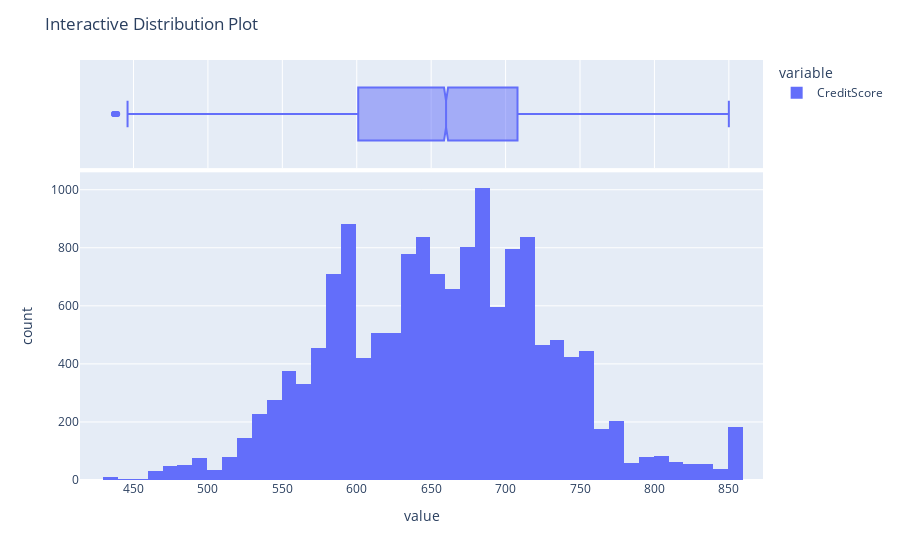

The cell this chart's notebook holds for it:
### Code cell
import plotly.express as px
import numpy as np


fig = px.histogram(data["CreditScore"], nbins=50, marginal="box", opacity=1)
fig.update_layout(title="Interactive Distribution Plot")
fig.show()

### Figure 1 — Plotly figure (JSON) as saved in the notebook; plotly's stock layout.template omitted (floating-point values rounded to 4 significant figures; data arrays with more than 128 entries replaced by an {"elided": "..."} marker saying what was removed)
{"data": [{"bingroup": "x", "hovertemplate": "variable=CreditScore<br>value=%{x}<br>count=%{y}<extra></extra>", "legendgroup": "CreditScore", "marker": {"color": "#636efa", "opacity": 1, "pattern": {"shape": ""}}, "name": "CreditScore", "nbinsx": 50, "orientation": "v", "showlegend": true, "type": "histogram", "x": {"elided": "15000 float values"}, "xaxis": "x", "yaxis": "y"}, {"hovertemplate": "variable=CreditScore<br>value=%{x}<extra></extra>", "legendgroup": "CreditScore", "marker": {"color": "#636efa"}, "name": "CreditScore", "notched": true, "showlegend": false, "type": "box", "x": {"elided": "15000 float values"}, "xaxis": "x2", "yaxis": "y2"}], "layout": {"barmode": "relative", "legend": {"title": {"text": "variable"}, "tracegroupgap": 0}, "margin": {"t": 60}, "title": {"text": "Interactive Distribution Plot"}, "xaxis": {"anchor": "y", "domain": [0, 1], "title": {"text": "value"}}, "xaxis2": {"anchor": "y2", "domain": [0, 1], "matches": "x", "showgrid": true, "showticklabels": false}, "yaxis": {"anchor": "x", "domain": [0, 0.7326], "title": {"text": "count"}}, "yaxis2": {"anchor": "x2", "domain": [0.7426, 1], "matches": "y2", "showgrid": false, "showline": false, "showticklabels": false, "ticks": ""}}}
